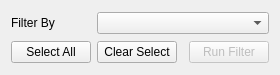
              <widget class="QWidget" name="page">
               <property name="geometry">
                <rect>
                 <x>0</x>
                 <y>0</y>
                 <width>261</width>
                 <height>75</height>
                </rect>
               </property>
               <attribute name="label">
                <string>● Filter Samples</string>
               </attribute>
               <layout class="QGridLayout" name="gridLayout_29">
                <item row="0" column="0">
                 <widget class="QLabel" name="label_82">
                  <property name="text">
                   <string>Filter By</string>
                  </property>
                 </widget>
                </item>
                <item row="1" column="0" colspan="4">
                 <layout class="QVBoxLayout" name="verticalLayout_overview_filter"/>
                </item>
                <item row="0" column="1" colspan="3">
                 <widget class="QComboBox" name="comboBox_overview_filter_by"/>
                </item>
                <item row="2" column="0">
                 <widget class="QPushButton" name="pushButton_overview_select_all">
                  <property name="enabled">
                   <bool>true</bool>
                  </property>
                  <property name="text">
                   <string>Select All</string>
                  </property>
                 </widget>
                </item>
                <item row="2" column="1">
                 <widget class="QPushButton" name="pushButton_overview_clear_select">
                  <property name="enabled">
                   <bool>true</bool>
                  </property>
                  <property name="text">
                   <string>Clear Select</string>
                  </property>
                 </widget>
                </item>
                <item row="2" column="3">
                 <widget class="QPushButton" name="pushButton_overview_run_filter">
                  <property name="enabled">
                   <bool>false</bool>
                  </property>
                  <property name="toolTip">
                   <string>Keep selected items only</string>
                  </property>
                  <property name="text">
                   <string>Run Filter</string>
                  </property>
                 </widget>
                </item>
               </layout>
              </widget>
